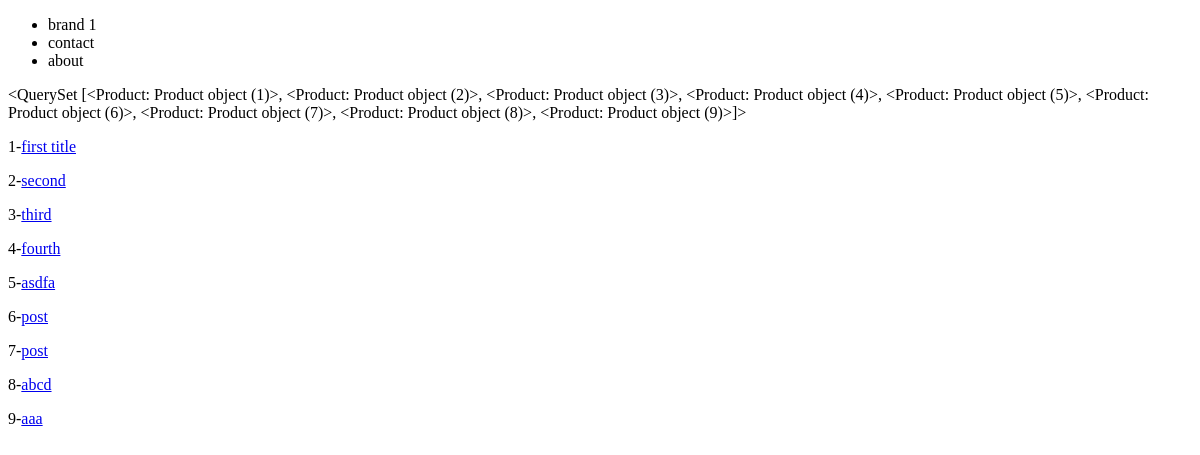
/products/, run on an earlier commit of the app's database.
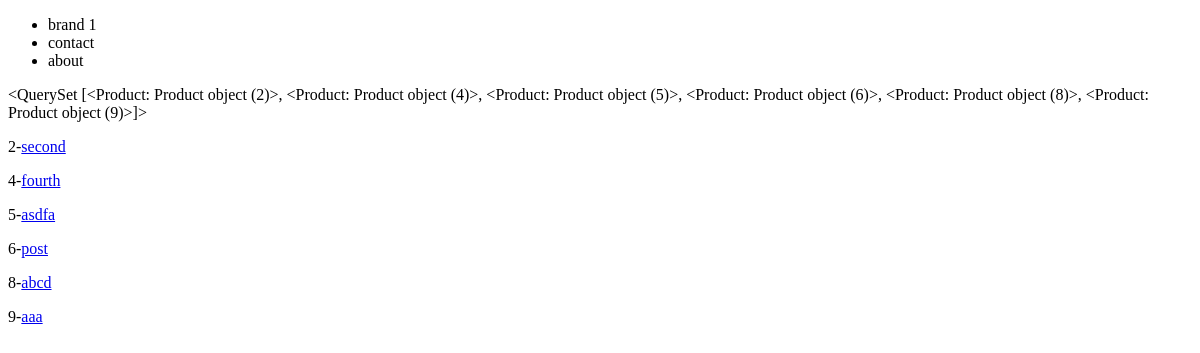
And on a later commit of the database.
### products/models.py (models this page shows)
class Product(models.Model):
    title      = models.CharField(max_length=120)
    description= models.TextField(blank=True,null=True)
    price      = models.DecimalField(decimal_places=2,max_digits=10000)
    summary    =models.TextField(blank=False,null=False)
    featured =models.BooleanField(default=False)
    def get_absolute_url(self):
        return reverse("products:product-detail",kwargs={"id":self.id})#f"/products/{self.id}"

### products/views.py (the view)
# urls.py: path('',product_list_view,name='product-list'),
def product_list_view(request):
   queryset=Product.objects.all()
   context={
      "object_list":queryset
   }
   return render(request,"products/product_list.html",context)

### products/templates/products/product_list.html
{% extends 'base.html'%}
{% block content%}
{{ object_list  }}
{%for instance in object_list %}
   <p> {{instance.id}}-<a href='{{instance.get_absolute_url}}'>{{instance.title}} </a> </p>
{% endfor %}
{% endblock %}

### templates/base.html (shortened to what this page needs)
<!DOCTYPE html>
<html>
    <head>
    </head>
    <body>
{% include 'navbar.html' %}
{%block content%}{% endblock%}
    </body>
</html>

### templates/navbar.html
<nav>
    <ul>
       <li>brand 1</li>
       <li>contact</li>
       <li>about</li>
    </ul>
</nav>

What changed in the data, as far as the page shows it:
removed Product: id "<QuerySet [<Product: Product object (1)>, <Product: Product object (2)>, <Product: Product object (3)>, <Product: Product object (4)>, <Product: Product object (5)>, <Product: Product object (6)>, <Product: Product object (7)>, <Product: Product object (8)>, <Product: Product object (9)>]>", id "1", title "first title"
removed Product: id "3", title "third"
removed Product: id "7", title "post"
Also different on the page:
{{ object_list }}: "<QuerySet [<Product: Product object (1)>, <Product: Product object (2)>, <Product: Product object (3)>, <Product: Product object (4)>, <Product: Product object (5)>, <Product: Product object (6)>, <Product: Product object (7)>, <Product: Product object (8)>,…" → "<QuerySet [<Product: Product object (2)>, <Product: Product object (4)>, <Product: Product object (5)>, <Product: Product object (6)>, <Product: Product object (8)>,…"
